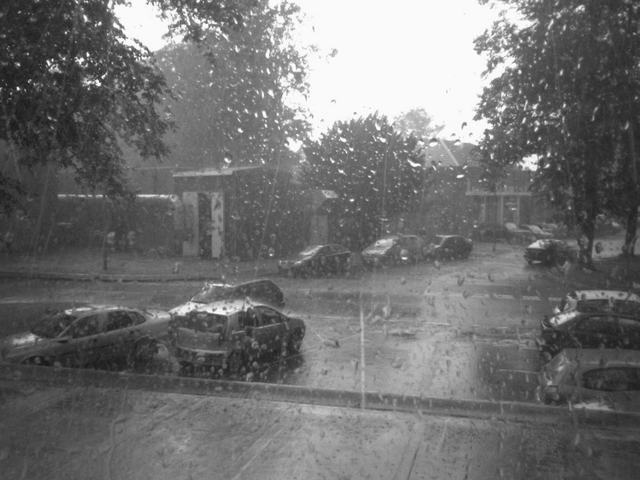
//> input picture assingment_things/testing.png, 640 x 480 px
$ ./main ../assingment_things/testing.png ../assingment_things/colour_carrier.png   (built with g++ and OpenCV 4)
//> lines starting //> are read from the running program, lines starting //| are printed output that depends on the picture; after the words box and inside, x2 and y2 are one past the last pixel; in counts of white or black regions, pixels touching at a corner belong together
/*	this is the Part A encoder for the image processing analysis assignment
*
*	to run this, open the command prompt and head to the folder with the exe
*	run it with the paths to the carrier and the message iamges, then press enter
*	to should do the rest for you.
*
*
*/

#include <opencv2/opencv.hpp>
#include <iostream>

void encode(cv::Mat &carry, cv::Mat &to_encrypt);

int main(int argc, char** argv) {
	for (int i = 0; i < argc; i++) {
		// shows what arguments were being passed in
		std::cout << "item " << i << ": " << argv[i] << std::endl;
	}

	cv::Mat carrier, to_encrypt; //init for all the image matricies

	if (argc != 3) {
		//checks to see if the correct number of inputs were given
		std::cout << "Error: not the right number of aruments given, please try again." << std::endl;
		return -1;
	}

	carrier = cv::imread(argv[1]); // sets the carrier image
//> carrier is the input picture: 480 rows x 640 cols, CV_8UC3; min 17, max 255, mean 112.9
	to_encrypt = cv::imread(argv[2]); // sets the image you want to encrypt
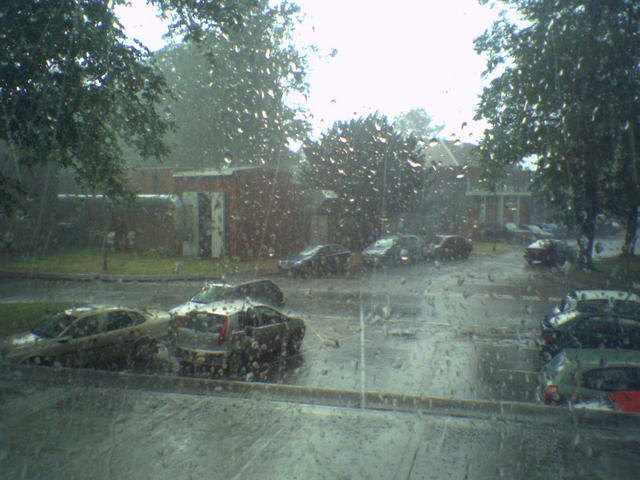
//> input picture assingment_things/colour_carrier.png, 640 x 480 px
//> to_encrypt is the input picture: 480 rows x 640 cols, CV_8UC3; mean B, G, R 112.9, 117.1, 104.5

	if (carrier.empty()) {
		//checks to see if carrier is emtpy
		std::cout << "carrier image is empty" << std::endl;
		return -1;
	}

	if (to_encrypt.empty()) {
		//checks to see if carrier is emtpy
		std::cout << "the image to encrypt is empty" << std::endl;
		return -1;
	}

	//does encoding if image
	std::cout << "encoding" << std::endl;
	encode(carrier, to_encrypt);

	return 0;
}

void encode(cv::Mat &carry, cv::Mat &to_encrypt) {
	/* this functions 2 images one to be the carrier for the img that is going to be encoded
	 * and saves it into encoded
	 *
	 * @param carry: this is the carrier img
	 * @param to_encrypt: this is the img to be encrypted
	 * @param encoded: where the encoded img is going to be stored
	 * @poram verbose: 0 means doesnt show the images		 1 means that it does show images
	*/
	cv::cvtColor(carry, carry, cv::COLOR_BGR2GRAY);
	cv::cvtColor(to_encrypt, to_encrypt, cv::COLOR_BGR2GRAY);
//> to_encrypt: 480 rows x 640 cols, CV_8UC1

	//inverst it and scales it down
	to_encrypt = (255 - to_encrypt);
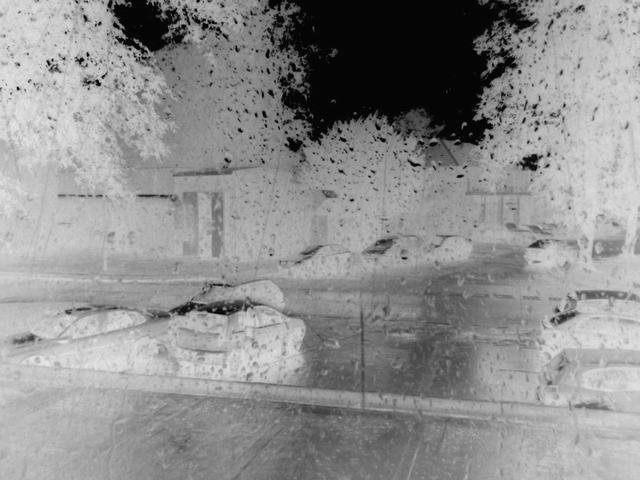
//> to_encrypt: 480 rows x 640 cols, CV_8UC1; min 0, max 238, mean 142.2
	cv::imwrite("../Visual/to_Encrypt_Encoder_A_inv.png", to_encrypt);

	to_encrypt = to_encrypt/255;
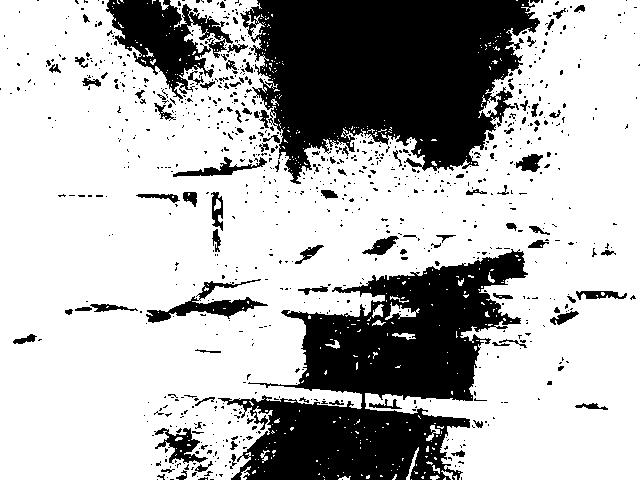
//> to_encrypt: 480 rows x 640 cols, CV_8UC1; values 0 (black) and 1 (white), 71% white; 887 black regions (786 under 20 px), largest, box (x1, y1, x2, y2) and area: (240, 0, 540, 184) 36820, (218, 249, 528, 480) 33873, (106, 0, 233, 101) 5714
	cv::imwrite("../Visual/to_Encrypt_Encoder_A_scaleDown.png",to_encrypt);


	//makes the encoded image by addign the encrypted to the carrier.
	cv::Mat encoded = carry + to_encrypt;

	//writes file.
	cv::imwrite("../outputs/Part_A_encoded.png", encoded);

}
